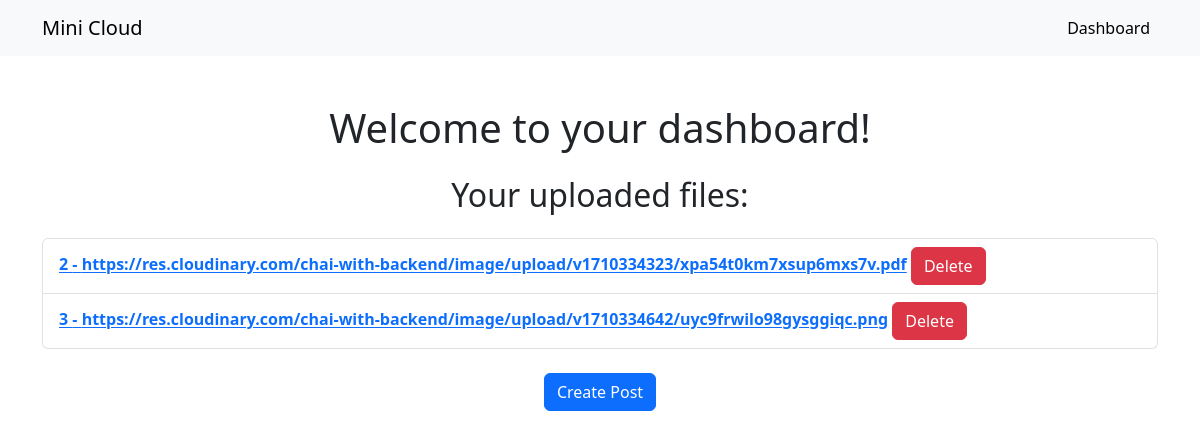
/posts/all-post/ (signed in), run on an earlier commit of the app's database.
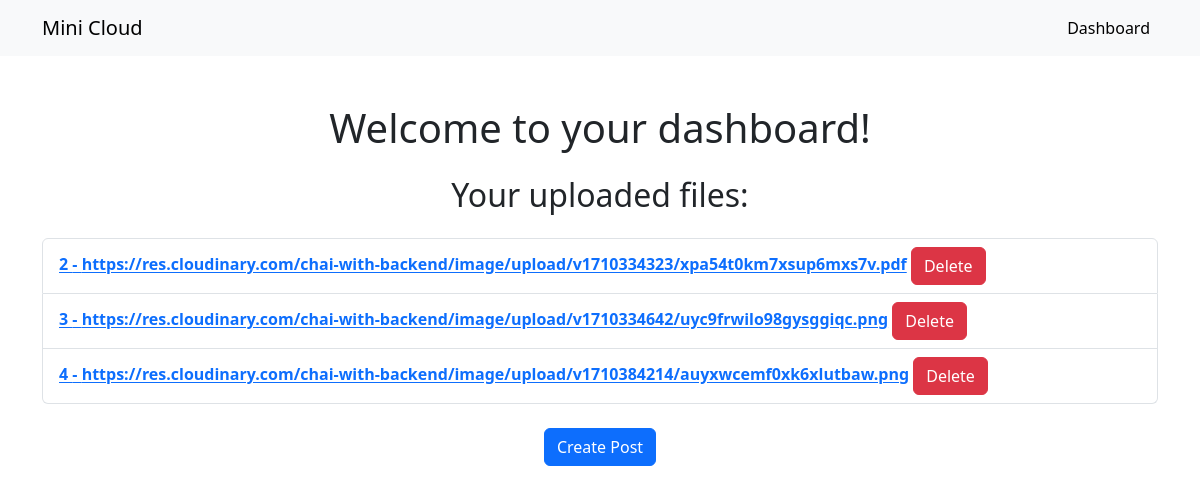
And on a later commit of the database.
### posts/models.py (models this page shows)
class ImagePost(models.Model):
    file_url = models.URLField(max_length=500)
    user = models.ForeignKey(get_user_model(), on_delete=models.CASCADE,null=True ,default=None)
    created_at = models.DateTimeField(auto_now_add=True)

### posts/views.py (the view)
# urls.py: path('all-post/', views.get_all_post, name='get_all_posts'),
@csrf_exempt
@login_required
def get_all_post(request):
    if request.method == 'GET':
        user = request.user
        posts = ImagePost.objects.filter(user=user.id)
        data = []
        for post in posts:
            data.append({
                'id': post.id,
                'file': post.file_url,
            })
            print(data)
        return render(request, 'dashboard.html', context={'data':data})

### posts/templates/dashboard.html (shortened to what this page needs)
<!DOCTYPE html>
<html>
<head>
  <link href="https://cdn.jsdelivr.net/npm/bootstrap@5.3.3/dist/css/bootstrap.min.css" rel="stylesheet">
</head>
<body>
  {% include 'navbar.html' %}
  <div class="container mt-5">
    <h1 class="text-center mb-4">Welcome to your dashboard!</h1>
    <h2 class="text-center mb-4">Your uploaded files:</h2>
    <ul class="list-group">
      {% for file in data %}
      <li class="list-group-item" >
        <strong><a target="_blank" href={{file.file}}>{{ file.id }} - {{ file.file }}</a></strong>
        <button class="btn btn-danger delete-button" data-file-id={{file.id}}>Delete</button>
      </li>
      {% empty %}
      <li class="list-group-item">No files uploaded yet.</li>
      {% endfor %}
    </ul>
    <div class="text-center mt-4">
      <a href="/posts/create/" class="btn btn-primary">Create Post</a>
    </div>
  </div>
</body>
</html>

### myapp/templates/navbar.html (shortened to what this page needs)
<nav class="navbar navbar-expand-lg navbar-light bg-light">
    <div class="container">
      <a class="navbar-brand text-center" href="/">Mini Cloud</a>
      <div class="collapse navbar-collapse" id="navbarNav">
        <ul class="navbar-nav ms-auto">
          <li class="nav-item">
            <a class="nav-link active" aria-current="page" href="/posts/all-post/">Dashboard</a>
          </li>
        </ul>
      </div>
    </div>
</nav>

What changed in the data, as far as the page shows it:
added ImagePost: file "https://res.cloudinary.com/chai-with-backend/image/upload/v1710384214/auyxwcemf0xk6xlutbaw.png"
Also different on the page:
new list line: "4 - Delete"
